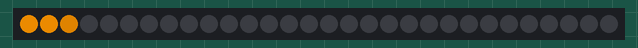
This program was run on a simulated ESP8266 (NodeMCU). On the bench: 30 RGB LEDs in strip order, left to right. Dim RGB values are drawn brighter than linear; what the program prints to the serial monitor is not drawn.

Above: at 0.45 s.
At 1.06 s:
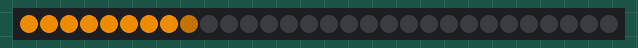
At 38.23 s:
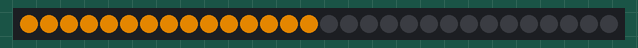

The program:

main.cpp
```cpp
#include <Arduino.h>
#include <FastLED.h>
#include <OtaService.h>
#include <RigLighting.h>

// Copy include/config.example.h to include/config.h for a new checkout.
// Include directly: older ESP8266 toolchains do not support __has_include.
#include "config.h"
#include "led_config.h"

namespace {
constexpr unsigned long LED_FRAME_INTERVAL_MS = 20;
static_assert(LED_COUNT > 0, "LED_COUNT must be positive");
static_assert(LED_BRIGHTNESS >= 0 && LED_BRIGHTNESS <= 255,
              "LED_BRIGHTNESS must be between 0 and 255");
static_assert(RIG_HEALTH_PERCENT >= 0 && RIG_HEALTH_PERCENT <= 100,
              "RIG_HEALTH_PERCENT must be between 0 and 100");
CRGB leds[LED_COUNT];
unsigned long lastLedFrame = 0;
unsigned long rigAnimationStartedAt = 0;
OtaService ota;
const OtaService::Config OTA_CONFIG = {
    WIFI_SSID,
    WIFI_PASSWORD,
    OTA_HOSTNAME,
    OTA_PASSWORD,
    WIFI_STATIC_IP,
    WIFI_GATEWAY,
    WIFI_SUBNET,
    WIFI_DNS,
};

void configureLEDs() {
  FastLED.addLeds<LED_TYPE, LED_DATA_PIN, LED_COLOR_ORDER>(leds, LED_COUNT)
      .setCorrection(TypicalLEDStrip);
  FastLED.setBrightness(LED_BRIGHTNESS);
  rigAnimationStartedAt = millis();
  animateDeadSpaceRig(leds, LED_COUNT, 0, RIG_HEALTH_PERCENT);
  FastLED.show();
  Serial.printf("FastLED ready: %u WS2812B LEDs on GPIO%u\n",
                static_cast<unsigned int>(LED_COUNT),
                static_cast<unsigned int>(LED_DATA_PIN));
}

void updateLEDs() {
  const unsigned long now = millis();
  if (ota.isUpdating() || now - lastLedFrame < LED_FRAME_INTERVAL_MS) {
    return;
  }

  lastLedFrame = now;
  animateDeadSpaceRig(leds, LED_COUNT, now - rigAnimationStartedAt, RIG_HEALTH_PERCENT);
  FastLED.show();
}

}  // namespace

void setup() {
  Serial.begin(115200);
  Serial.println("\nDeadspace LEDs booting");
  configureLEDs();

  ota.begin(OTA_CONFIG, []() { FastLED.clear(true); });
}

void loop() {
  ota.handle();
  updateLEDs();
  delay(1);
}
```

config.example.h
```cpp
#pragma once

// Copy this file to config.h and fill in your settings before flashing.
// ESP8266 supports 2.4 GHz Wi-Fi networks.
#define WIFI_SSID ""
#define WIFI_PASSWORD ""

// Optional fixed IP. Leave empty to let the router assign an address (DHCP).
// Choose an unused address reserved for the ESP or outside the DHCP pool.
#define WIFI_STATIC_IP ""
// Example network values: change these to match your router when using a fixed IP.
#define WIFI_GATEWAY "192.168.0.1"
#define WIFI_SUBNET "255.255.255.0"
// Empty uses the gateway as the DNS server.
#define WIFI_DNS ""

// OTA uploads automatically use this password from your local config.h.
// OTA stays disabled while this is empty.
#define OTA_PASSWORD ""
#define OTA_HOSTNAME "deadspace-leds"
```

led_config.h
```cpp
#pragma once

// Actual GPIO number on the external ESP-12E/F, not a NodeMCU D-pin number.
#define LED_DATA_PIN 5
#define LED_COUNT 30
#define LED_TYPE WS2812B
#define LED_COLOR_ORDER GRB
// 0 = off, 255 = full brightness. Start at roughly 25% brightness.
#define LED_BRIGHTNESS 200

// RIG health bar: 100 = full cyan, 50 = amber, 25 = pulsing red, 0 = off.
#define RIG_HEALTH_PERCENT 50
```
